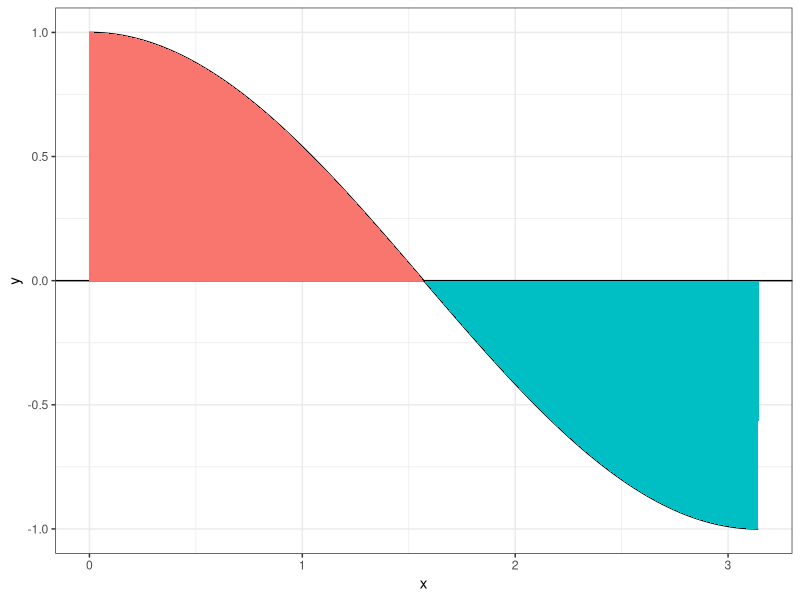
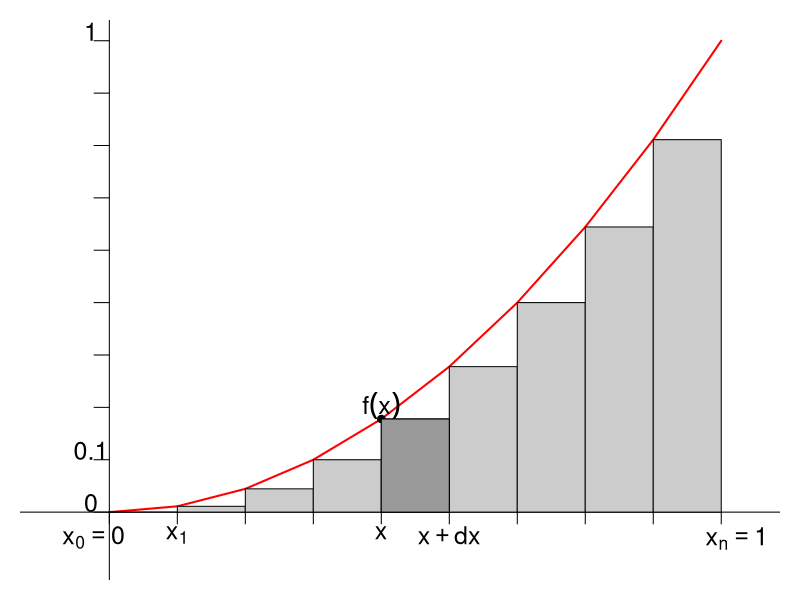
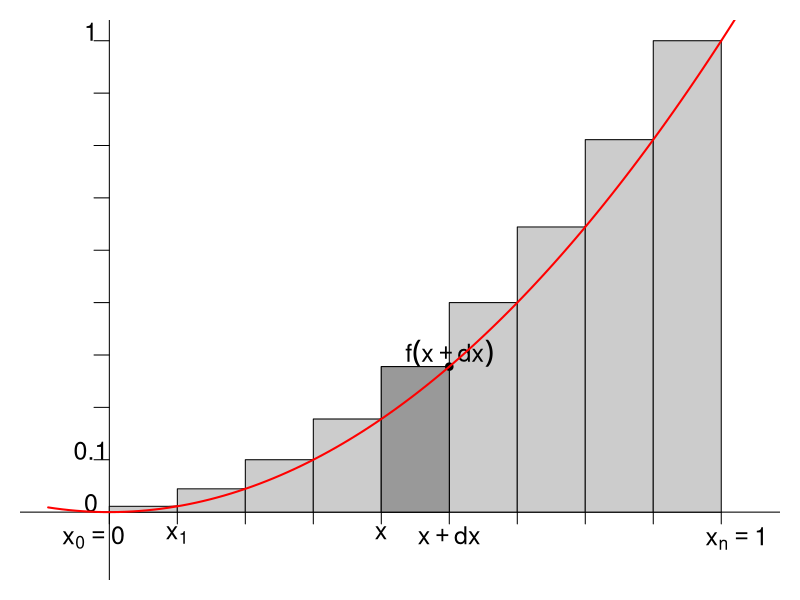
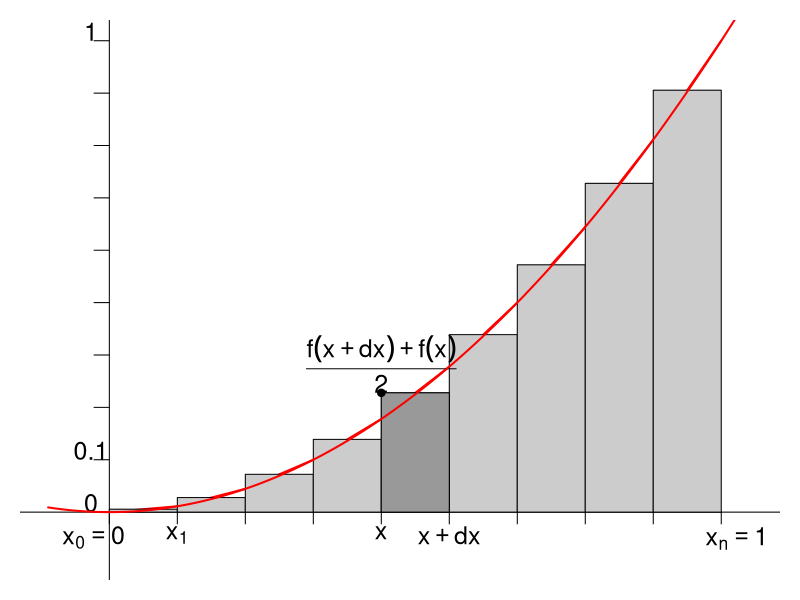
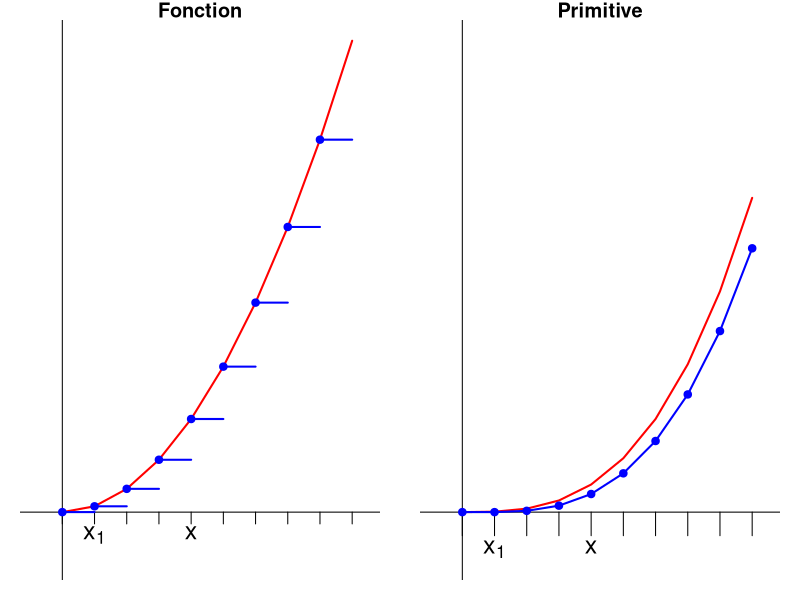
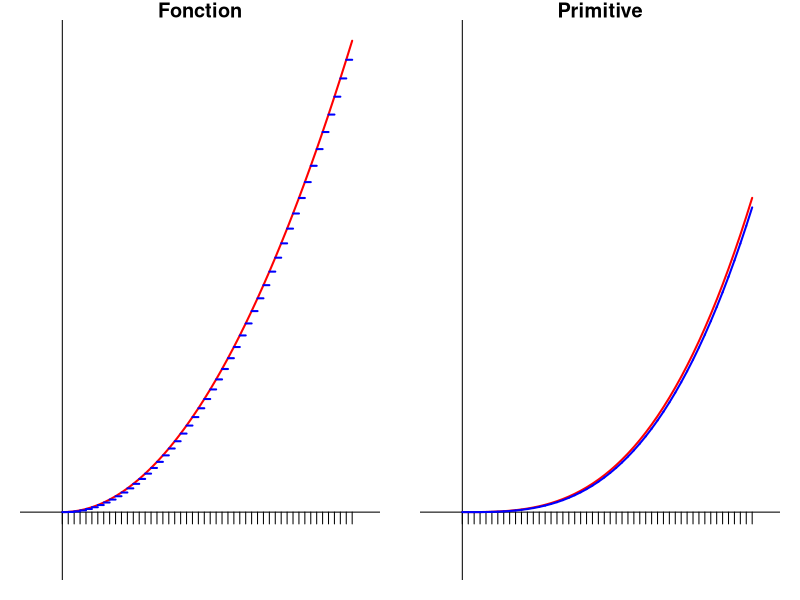

R code for these plots, in order:
## ---- chunk 1
knitr::opts_chunk$set(echo = FALSE, cache = TRUE)
## ---- chunk 2
library(ggplot2)
plotdata <- data.frame(x = (x <- seq(0, pi, length.out = 200)), 
                       y = cos(x))
ggplot(plotdata, aes(x = x, y = y)) + geom_line() + theme_bw() + geom_hline(yintercept = 0) + geom_area(aes(fill = (y < 0))) + theme(legend.position = "none")
## ---- chunk 3
par(mar = c(1, 1, 1, 1))
x <- seq(0, 1, length.out = 10)
f <- function(x) { x^2 }
plot(x, f(x), col = "red", lwd = 2, axes = FALSE, type = "l", xlab = "", ylab = "", 
     xlim = c(-0.1, 1.05), ylim = c(-0.1, 1))
abline(h = 0, v = 0)
segments(x0 = x, x1 = x, 
         y0 = rep(0, length(x)),  y1 = rep(-0.025, length(x)))
text(x = x, y = rep(-0.03, length(x)), 
     labels =  c("", 
         expression(x[1]),
         rep("", 2), 
         expression(x),
         rep("", length(x) - 6), 
         ""), adj = c(0.5, 1), cex = 1.5)
text(x = x[6], y = -0.03, labels = expression(x + dx), adj = c(0.5, 1), cex = 1.5)
points(x = x[5], f(x[5]), pch = 19); text(x = x[5], y = f(x[5]), labels = expression(f(x)), adj = c(0.5, 0), cex = 1.5)

text(x = 0, y = -0.03, labels = expression(x[0] == 0), adj = c(0.75, 1), cex = 1.5)
text(x = 1, y = -0.03, labels = expression(x[n] == 1), adj = c(0.25, 1), cex = 1.5)
segments(y0 = x, y1 = x, 
         x0 = rep(0, length(x)),  x1 = rep(-0.025, length(x)))
text(y = x, x = rep(-0.03, length(x)), 
     labels =  c(0, 
         0.1,
         rep("", 2), 
         "",
         rep("", length(x) - 6), 
         1), adj = c(0.5, 0), cex = 1.5)
rect(xleft = x[-length(x)], xright = x[-1], ybottom= 0, ytop = (f(x)[-length(x)] + f(x)[-length(x)])/2, col = "grey80")
rect(xleft = x[5], xright = x[6], ybottom= 0, ytop = (f(x)[5] + f(x)[5])/2, col = "grey60")
## ---- chunk 4
par(mar = c(1, 1, 1, 1))
x <- seq(0, 1, length.out = 10)
f <- function(x) { x^2 }
plot(x, f(x), col = "red", lwd = 2, axes = FALSE, type = "l", xlab = "", ylab = "", 
     xlim = c(-0.1, 1.05), ylim = c(-0.1, 1))
abline(h = 0, v = 0)
segments(x0 = x, x1 = x, 
         y0 = rep(0, length(x)),  y1 = rep(-0.025, length(x)))
text(x = x, y = rep(-0.03, length(x)), 
     labels =  c("", 
         expression(x[1]),
         rep("", 2), 
         expression(x),
         rep("", length(x) - 6), 
         ""), adj = c(0.5, 1), cex = 1.5)
text(x = 0, y = -0.03, labels = expression(x[0] == 0), adj = c(0.75, 1), cex = 1.5)
text(x = 1, y = -0.03, labels = expression(x[n] == 1), adj = c(0.25, 1), cex = 1.5)
segments(y0 = x, y1 = x, 
         x0 = rep(0, length(x)),  x1 = rep(-0.025, length(x)))
text(y = x, x = rep(-0.03, length(x)), 
     labels =  c(0, 
         0.1,
         rep("", 2), 
         "",
         rep("", length(x) - 6), 
         1), adj = c(0.5, 0), cex = 1.5)
rect(xleft = x[-length(x)], xright = x[-1], ybottom= 0, ytop = (f(x)[-1] + f(x)[-1])/2, col = "grey80")
rect(xleft = x[5], xright = x[6], ybottom= 0, ytop = (f(x)[6] + f(x)[6])/2, col = "grey60")
## Add annotations
text(x = x[6], y = -0.03, labels = expression(x + dx), adj = c(0.5, 1), cex = 1.5)
points(x = x[6], f(x[6]), pch = 19); text(x = x[6], y = f(x[6]), labels = expression(f(x + dx)), adj = c(0.5, 0), cex = 1.5)
curve(f, add = TRUE, col = "red", lwd = 2)
## ---- chunk 5
par(mar = c(1, 1, 1, 1))
x <- seq(0, 1, length.out = 10)
f <- function(x) { x^2 }
plot(x, f(x), col = "red", lwd = 2, axes = FALSE, type = "l", xlab = "", ylab = "", 
     xlim = c(-0.1, 1.05), ylim = c(-0.1, 1))
abline(h = 0, v = 0)
segments(x0 = x, x1 = x, 
         y0 = rep(0, length(x)),  y1 = rep(-0.025, length(x)))
text(x = x, y = rep(-0.03, length(x)), 
     labels =  c("", 
         expression(x[1]),
         rep("", 2), 
         expression(x),
         rep("", length(x) - 6), 
         ""), adj = c(0.5, 1), cex = 1.5)
text(x = 0, y = -0.03, labels = expression(x[0] == 0), adj = c(0.75, 1), cex = 1.5)
text(x = 1, y = -0.03, labels = expression(x[n] == 1), adj = c(0.25, 1), cex = 1.5)
segments(y0 = x, y1 = x, 
         x0 = rep(0, length(x)),  x1 = rep(-0.025, length(x)))
text(y = x, x = rep(-0.03, length(x)), 
     labels =  c(0, 
         0.1,
         rep("", 2), 
         "",
         rep("", length(x) - 6), 
         1), adj = c(0.5, 0), cex = 1.5)
rect(xleft = x[-length(x)], xright = x[-1], ybottom= 0, ytop = (f(x)[-1] + f(x)[-length(x)])/2, col = "grey80")
rect(xleft = x[5], xright = x[6], ybottom= 0, ytop = (f(x)[5] + f(x)[6])/2, col = "grey60")
## Add annotations
text(x = x[6], y = -0.03, labels = expression(x + dx), adj = c(0.5, 1), cex = 1.5)
points(x = x[5], (f(x[5]) + f(x[6]))/2, pch = 19); text(x = x[5], y = (f(x[5]) + f(x[6]))/2, 
                                          labels = expression(frac(f(x + dx) + f(x), 2)), adj = c(0.5, 0), cex = 1.5)
curve(f, add = TRUE, col = "red", lwd = 2)
## ---- chunk 6
par(mfrow = c(1, 2))
## First Plot
par(mar = c(1, 1, 1, 1))
x <- seq(0, 1, length.out = 10)
f <- function(x) { x^2 }
plot(x, f(x), col = "red", lwd = 2, axes = FALSE, type = "l", xlab = "", ylab = "", 
     xlim = c(-0.1, 1.05), ylim = c(-0.1, 1), main = "Fonction")
abline(h = 0, v = 0)
segments(x0 = x, x1 = x, 
         y0 = rep(0, length(x)),  y1 = rep(-0.025, length(x)))
text(x = x, y = rep(-0.03, length(x)), 
     labels =  c("", 
         expression(x[1]),
         rep("", 2), 
         expression(x),
         rep("", length(x) - 6), 
         ""), adj = c(0.5, 1), cex = 1.5)
points(x = x[-length(x)], y = f(x[-length(x)]), pch = 19, col= "blue")
segments(x0 = (x0 <- x[-length(x)]), x1 = x[-1], y0 = f(x0), col = "blue", lwd = 2)
## Second Plot
par(mar = c(1, 1, 1, 1))
x <- seq(0, 1, length.out = 10)
F <- function(x) { x^3 / 3 }
plot(x, F(x), col = "red", lwd = 2, axes = FALSE, type = "l", xlab = "", ylab = "", 
     xlim = c(-0.1, 1.05), ylim = c(-0.05, 0.5), main = "Primitive")
abline(h = 0, v = 0)
segments(x0 = x, x1 = x, 
         y0 = rep(0, length(x)),  y1 = rep(-0.025, length(x)))
text(x = x, y = rep(-0.03, length(x)), 
     labels =  c("", 
         expression(x[1]),
         rep("", 2), 
         expression(x),
         rep("", length(x) - 6), 
         ""), adj = c(0.5, 1), cex = 1.5)
pas <- diff(x)[1]
y <- cumsum(c(f(0), pas * f(x[-length(x)]))) 
points(x = x, y = y, pch = 19, col= "blue")
segments(x0 = x[-length(x)], x1 = x[-1], y0 = y[-length(y)], y1 = y[-1], col = "blue", lwd = 2)
## ---- chunk 7
par(mfrow = c(1, 2))
## First Plot
par(mar = c(1, 1, 1, 1))
x <- seq(0, 1, length.out = 50)
f <- function(x) { x^2 }
plot(x, f(x), col = "red", lwd = 2, axes = FALSE, type = "l", xlab = "", ylab = "", 
     xlim = c(-0.1, 1.05), ylim = c(-0.1, 1), main = "Fonction")
abline(h = 0, v = 0)
segments(x0 = x, x1 = x, 
         y0 = rep(0, length(x)),  y1 = rep(-0.025, length(x)))
## points(x = x[-length(x)], y = f(x[-length(x)]), pch = 19, col= "blue", cex = 0.5)
segments(x0 = (x0 <- x[-length(x)]), x1 = x[-1], y0 = f(x0), col = "blue", lwd = 2)
## Second Plot
par(mar = c(1, 1, 1, 1))
F <- function(x) { x^3 / 3 }
plot(x, F(x), col = "red", lwd = 2, axes = FALSE, type = "l", xlab = "", ylab = "", 
     xlim = c(-0.1, 1.05), ylim = c(-0.05, 0.5), main = "Primitive")
abline(h = 0, v = 0)
segments(x0 = x, x1 = x, 
         y0 = rep(0, length(x)),  y1 = rep(-0.0125, length(x)))
pas <- diff(x)[1]
y <- cumsum(c(f(0), pas * f(x[-length(x)]))) 
## points(x = x, y = y, pch = 19, col= "blue")
segments(x0 = x[-length(x)], x1 = x[-1], y0 = y[-length(y)], y1 = y[-1], col = "blue", lwd = 2)
